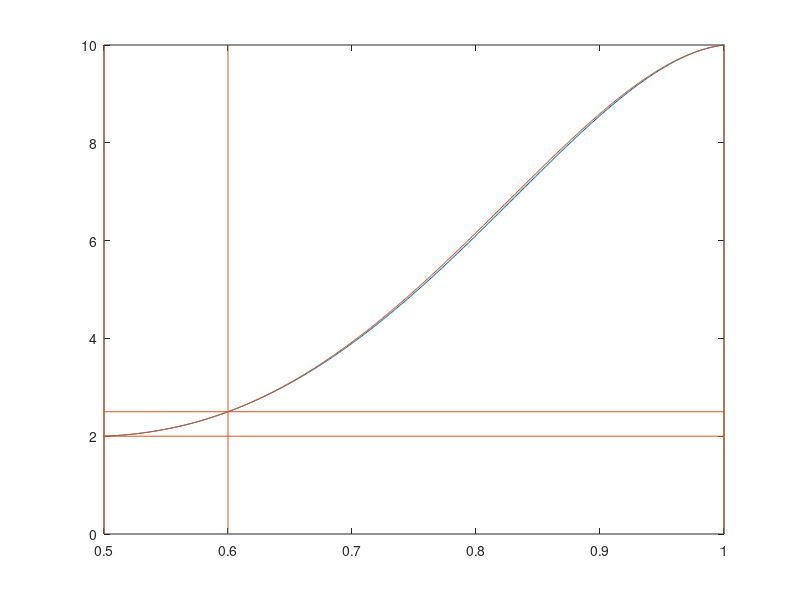

Write MATLAB code to recreate this figure.
function underdetermined_eqs
    x0 = 0.5;
    x1 = 0.6;
    x2 = 1;
    y0 = 2;
    y1 = 2.5;
    y2 = 10;
    v0 = 1;
    v2 = 3;    
    
    c1 = find_poly_coefficients(x0,x1,x2,y0,y1,y2,v0,v2,6,[0 0]);
    f1 = @(t) polyval(c1,t);
    
    t = -1:0.001:2;
    hold off;
    plot(t,f1(t));
    xlim([x0 x2]);ylim([0 y2]);
    line([x0 x0],[0 y2]);
    line([x0 x2],[y0 y0]);
    line([x1 x1],[0 y2]);
    line([x0 x2],[y1 y1]);
    line([x2 x2],[0 y2]);
    hold on;
    
    c2 = find_poly_coefficients(x0,x1,x2,y0,y1,y2,v0,v2,5,0);
    f2 = @(t) polyval(c2,t);
    
    plot(t,f2(t));
    
    keyboard;
end


function c = find_poly_coefficients(x0,x1,x2,y0,y1,y2,v0,v2,degree,factors)
    a1 = zeros(1,degree+1);
    a2 = zeros(1,degree+1);
    a3 = zeros(1,degree+1);
    a4 = zeros(1,degree+1);
    a5 = zeros(1,degree+1);
    
    for ii = 0:degree
        a1(ii+1) = x0^(degree-ii);
        a2(ii+1) = x1^(degree-ii);
        a3(ii+1) = x2^(degree-ii);
        if ii < degree
            a4(ii+1) = (degree-ii)*x0^(degree-ii-1);
            a5(ii+1) = (degree-ii)*x2^(degree-ii-1);
        end
    end
    
    A = [a1;a2;a3;a4;a5];
    
%     A = [x0^5, x0^4, x0^3, x0^2, x0, 1;
%         x1^5, x1^4, x1^3, x1^2, x1, 1;
%         x2^5, x2^4, x2^3, x2^2, x2, 1;
%         5*x0^4,4*x0^3,3*x0^2,2*x0,1,0;
%         5*x2^4,4*x2^3,3*x2^2,2*x2,1,0];
%         
    b = [y0;
        y1;
        y2;
        v0;
        v2];
    
    ns = null(A);
    
    c = A\b + ns * factors';
end